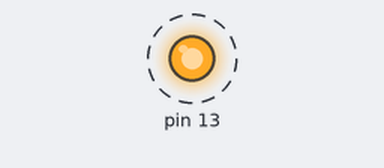
Bench run of a sketch on a simulated Arduino Leonardo, built with avr-gcc and run on an emulated ATmega32U4. On the bench: output pins drawn as LEDs (lit = HIGH). Dashed ring = blinking.

Above: at 0.5 s.
Timing chart, 0 to 4.6 s (numbered marks = the images above):
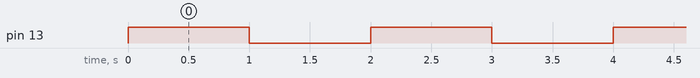

Measured:
- by itself, pin 13: alternates HIGH for 1.0 s and LOW for 1.0 s

The sketch:

myMain.ino
```cpp
#include "Arduino.h"

int main(void) {
  init();
//  myInit();

#if defined(USBCON)
  USBDevice.attach();
#endif

  pinMode(13, OUTPUT);

  for (;;) {
    digitalWrite(13, HIGH);
    delay(1000);
    digitalWrite(13, LOW);
    delay(1000);
  }
}

#include "wiring_private.h"

void myInit()
{
    // this needs to be called before setup() or some functions won't
    // work there
    sei();

    /*ここからがタイマーの設定
    // on the ATmega168, timer 0 is also used for fast hardware pwm
    // (using phase-correct PWM would mean that timer 0 overflowed half as often
    // resulting in different millis() behavior on the ATmega8 and ATmega168)
#if defined(TCCR0A) && defined(WGM01)
    sbi(TCCR0A, WGM01);
    sbi(TCCR0A, WGM00);
#endif

    // set timer 0 prescale factor to 64:
#if defined(__AVR_ATmega128__)
    // CPU specific: different values for the ATmega128
    sbi(TCCR0, CS02);
#elif defined(TCCR0) && defined(CS01) && defined(CS00)
    // this combination is for the standard atmega8
    sbi(TCCR0, CS01);
    sbi(TCCR0, CS00);
#elif defined(TCCR0B) && defined(CS01) && defined(CS00)
    // this combination is for the standard 168/328/1280/2560
    sbi(TCCR0B, CS01);
    sbi(TCCR0B, CS00);
#elif defined(TCCR0A) && defined(CS01) && defined(CS00)
    // this combination is for the __AVR_ATmega645__ series
    sbi(TCCR0A, CS01);
    sbi(TCCR0A, CS00);
#else
    #error Timer 0 prescale factor 64 not set correctly
#endif

    // enable timer 0 overflow interrupt
#if defined(TIMSK) && defined(TOIE0)
    sbi(TIMSK, TOIE0);
#elif defined(TIMSK0) && defined(TOIE0)
    sbi(TIMSK0, TOIE0);
#else
    #error  Timer 0 overflow interrupt not set correctly
#endif

    // timers 1 and 2 are used for phase-correct hardware pwm
    // this is better for motors as it ensures an even waveform
    // note, however, that fast pwm mode can achieve a frequency of up
    // 8 MHz (with a 16 MHz clock) at 50% duty cycle

#if defined(TCCR1B) && defined(CS11) && defined(CS10)
    TCCR1B = 0;

    // set timer 1 prescale factor to 64
    sbi(TCCR1B, CS11);
#if F_CPU >= 8000000L
    sbi(TCCR1B, CS10);
#endif
#elif defined(TCCR1) && defined(CS11) && defined(CS10)
    sbi(TCCR1, CS11);
#if F_CPU >= 8000000L
    sbi(TCCR1, CS10);
#endif
#endif
    // put timer 1 in 8-bit phase correct pwm mode
#if defined(TCCR1A) && defined(WGM10)
    sbi(TCCR1A, WGM10);
#elif defined(TCCR1)
    #warning this needs to be finished
#endif

    // set timer 2 prescale factor to 64
#if defined(TCCR2) && defined(CS22)
    sbi(TCCR2, CS22);
#elif defined(TCCR2B) && defined(CS22)
    sbi(TCCR2B, CS22);
#else
    #warning Timer 2 not finished (may not be present on this CPU)
#endif

    // configure timer 2 for phase correct pwm (8-bit)
#if defined(TCCR2) && defined(WGM20)
    sbi(TCCR2, WGM20);
#elif defined(TCCR2A) && defined(WGM20)
    sbi(TCCR2A, WGM20);
#else
    #warning Timer 2 not finished (may not be present on this CPU)
#endif

#if defined(TCCR3B) && defined(CS31) && defined(WGM30)
    sbi(TCCR3B, CS31);      // set timer 3 prescale factor to 64
    sbi(TCCR3B, CS30);
    sbi(TCCR3A, WGM30);     // put timer 3 in 8-bit phase correct pwm mode
#endif

#if defined(TCCR4A) && defined(TCCR4B) && defined(TCCR4D) // beginning of timer4 block for 32U4 and similar
    sbi(TCCR4B, CS42);      // set timer4 prescale factor to 64
    sbi(TCCR4B, CS41);
    sbi(TCCR4B, CS40);
    sbi(TCCR4D, WGM40);     // put timer 4 in phase- and frequency-correct PWM mode
    sbi(TCCR4A, PWM4A);     // enable PWM mode for comparator OCR4A
    sbi(TCCR4C, PWM4D);     // enable PWM mode for comparator OCR4D
#else // beginning of timer4 block for ATMEGA1280 and ATMEGA2560
#if defined(TCCR4B) && defined(CS41) && defined(WGM40)
    sbi(TCCR4B, CS41);      // set timer 4 prescale factor to 64
    sbi(TCCR4B, CS40);
    sbi(TCCR4A, WGM40);     // put timer 4 in 8-bit phase correct pwm mode
#endif
#endif // end timer4 block for ATMEGA1280/2560 and similar

#if defined(TCCR5B) && defined(CS51) && defined(WGM50)
    sbi(TCCR5B, CS51);      // set timer 5 prescale factor to 64
    sbi(TCCR5B, CS50);
    sbi(TCCR5A, WGM50);     // put timer 5 in 8-bit phase correct pwm mode
#endif


    ここまでがタイマーの設定*/

#if defined(ADCSRA)
    // set a2d prescale factor to 128
    // 16 MHz / 128 = 125 KHz, inside the desired 50-200 KHz range.
    // XXX: this will not work properly for other clock speeds, and
    // this code should use F_CPU to determine the prescale factor.
    sbi(ADCSRA, ADPS2);
    sbi(ADCSRA, ADPS1);
    sbi(ADCSRA, ADPS0);

    // enable a2d conversions
    sbi(ADCSRA, ADEN);
#endif

    // the bootloader connects pins 0 and 1 to the USART; disconnect them
    // here so they can be used as normal digital i/o; they will be
    // reconnected in Serial.begin()
#if defined(UCSRB)
    UCSRB = 0;
#elif defined(UCSR0B)
    UCSR0B = 0;
#endif
}
```
